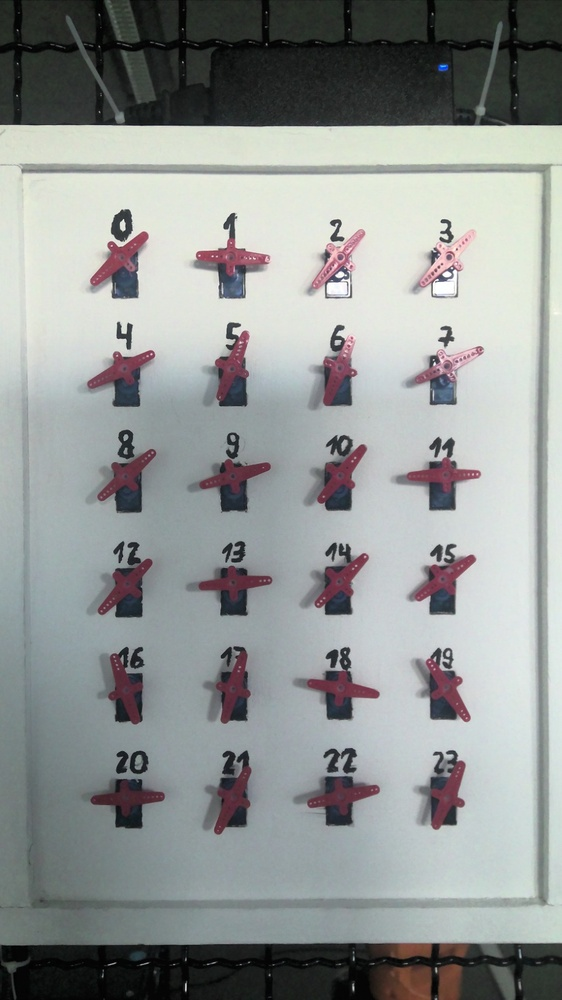
//> input picture example_1.jpg, 562 x 1000 px, shrunk from 900 x 1600 before the run
$ ./SearchForAngle   (built with g++ and OpenCV 4)
//> lines starting //> are read from the running program, lines starting //| are printed output that depends on the picture; after the words box and inside, x2 and y2 are one past the last pixel; in counts of white or black regions, pixels touching at a corner belong together
#include <opencv2/opencv.hpp>
#include <iostream>

using namespace cv;
using namespace std;

int main(int argc, char** argv) {

    // Lade das Bild
    Mat image = imread("/home/maximilian/10_WORKSPACE/01_Github/example_1.jpg", IMREAD_GRAYSCALE);
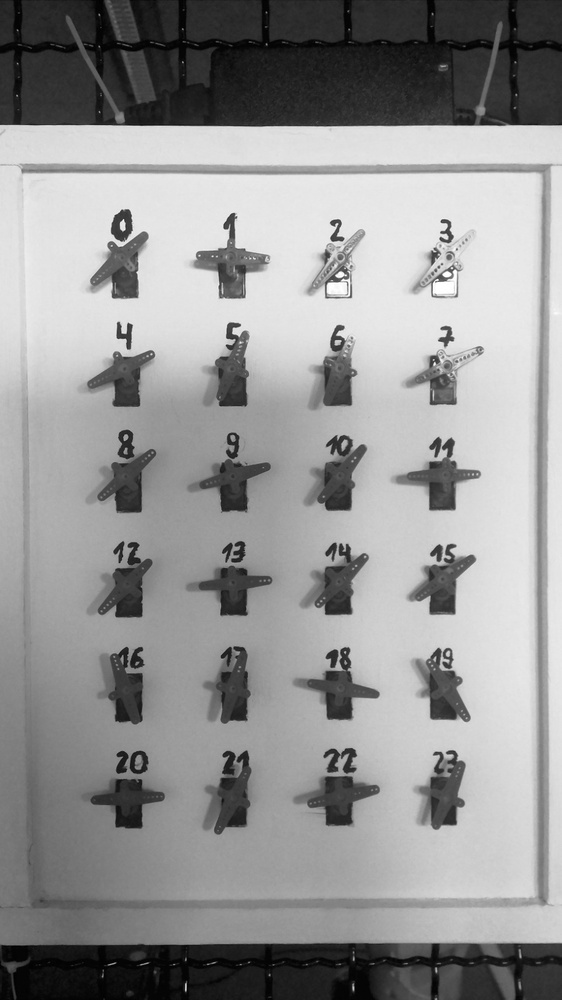
//> image: 1000 rows x 562 cols, CV_8UC1; min 0, max 255, mean 148.5

    // Überprüfen Sie, ob das Bild geladen wurde
    if (image.empty()) {
        cout << "Konnte das Bild nicht laden." << endl;
        return -1;
    }

    // Wandle das Bild in ein Binärbild um
    Mat binary;
    threshold(image, binary, 128, 255, THRESH_BINARY);
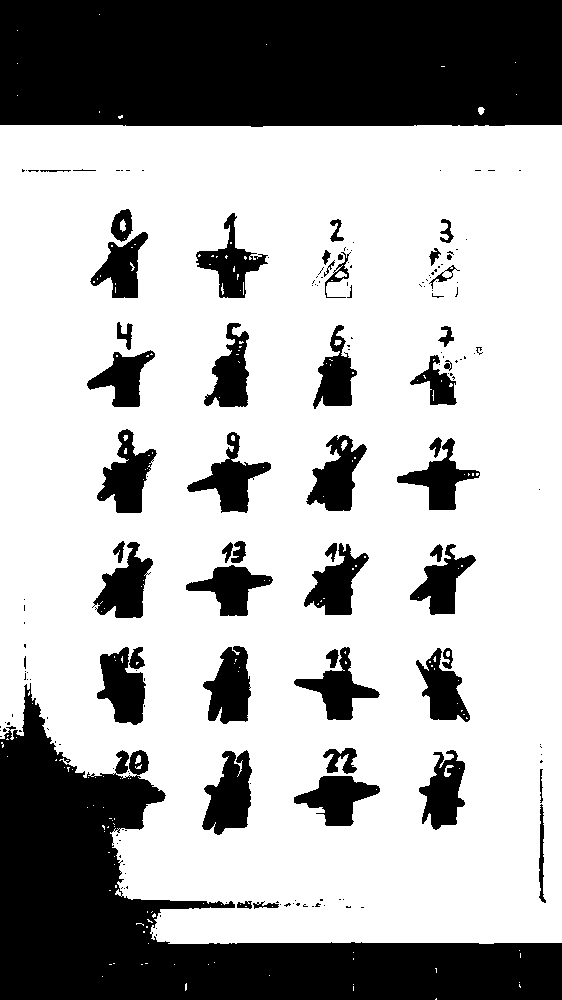
//> binary: 1000 rows x 562 cols, CV_8UC1; 68.1% white; 177 black regions (122 under 20 px), largest, box (x1, y1, x2, y2) and area: (0, 0, 562, 127) 70529, (0, 683, 562, 1000) 59254, (202, 750, 252, 835) 2711

    // Finde Linien im Binärbild
    vector<Vec2f> lines;
    HoughLines(binary, lines, 1, CV_PI/180, 100);
//> lines = 10175 lines (rho, theta), first 12: [136, 2.36], [132, 2.36], [134, 2.36], [209, 2.36], [139, 2.36], [467, 0.79], [206, 2.36], [465, 0.79], [462, 0.79], [211, 2.36], [284, 2.36], [286, 2.36]

    // Zeichne die Linien auf das Ursprungsbild
    Mat result = image.clone();
    for (size_t i = 0; i < lines.size(); i++) {
        float rho = lines[i][0], theta = lines[i][1];
        Point pt1, pt2;
        double a = cos(theta), b = sin(theta);
        double x0 = a * rho, y0 = b * rho;
        pt1.x = cvRound(x0 + 1000 * (-b));
        pt1.y = cvRound(y0 + 1000 * (a));
        pt2.x = cvRound(x0 - 1000 * (-b));
        pt2.y = cvRound(y0 - 1000 * (a));
        line(result, pt1, pt2, Scalar(255, 0, 0), 1, LINE_AA);
    }
//> this loop made 10175 passes
//> (rho, theta, a, x0, y0) on passes 1 to 3: (136, 2.36, -0.707, -96.17, 96.17), (132, 2.36, -0.707, -93.34, 93.34), (134, 2.36, -0.707, -94.75, 94.75)
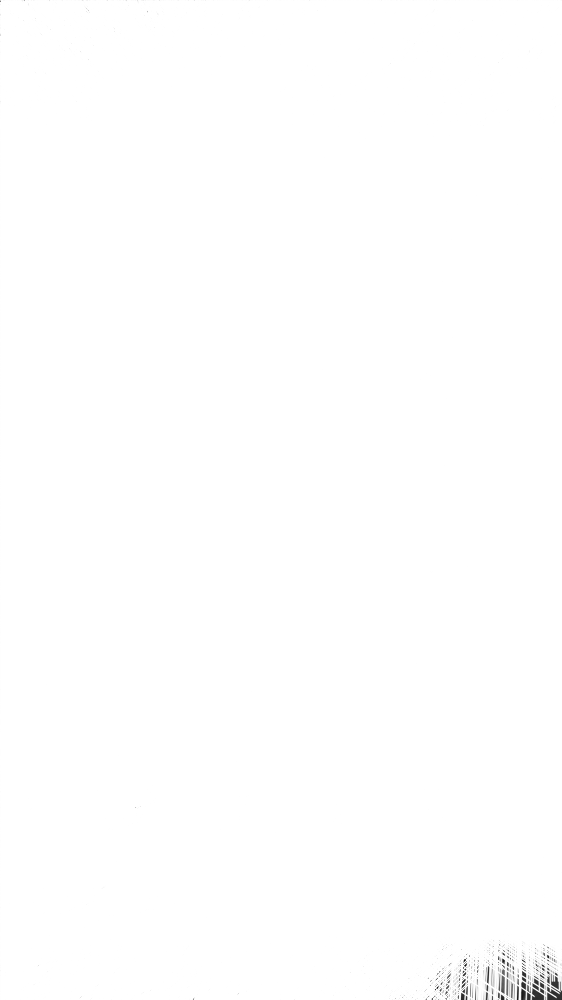
//> result: 1000 rows x 562 cols, CV_8UC1; min 15, max 255, mean 254.5

    // Berechne den Winkel jeder Linie
    for (size_t i = 0; i < lines.size(); i++) {
        float theta = lines[i][1];
        int angle = theta * 180 / CV_PI;
        cout << "Linie " << i << ": Winkel = " << angle << " Grad" << endl;
    }
//> this loop made 10175 passes
//> (theta, angle) on passes 1 to 3: (2.36, 135), (2.36, 135), (2.36, 135)
//| Linie 0: Winkel = 135 Grad
//| Linie 1: Winkel = 135 Grad
//| Linie 2: Winkel = 135 Grad
//| Linie 3: Winkel = 135 Grad
//| Linie 4: Winkel = 135 Grad
//| Linie 5: Winkel = 45 Grad
//| Linie 6: Winkel = 135 Grad
//| Linie 7: Winkel = 45 Grad
//> (output is shown up to pass 8 of 10175)

    // Zeige das Ergebnisbild an
    imshow("Result", result);
    waitKey(0);

    return 0;
}

$ run again, with example_2.jpg copied over example_1.jpg
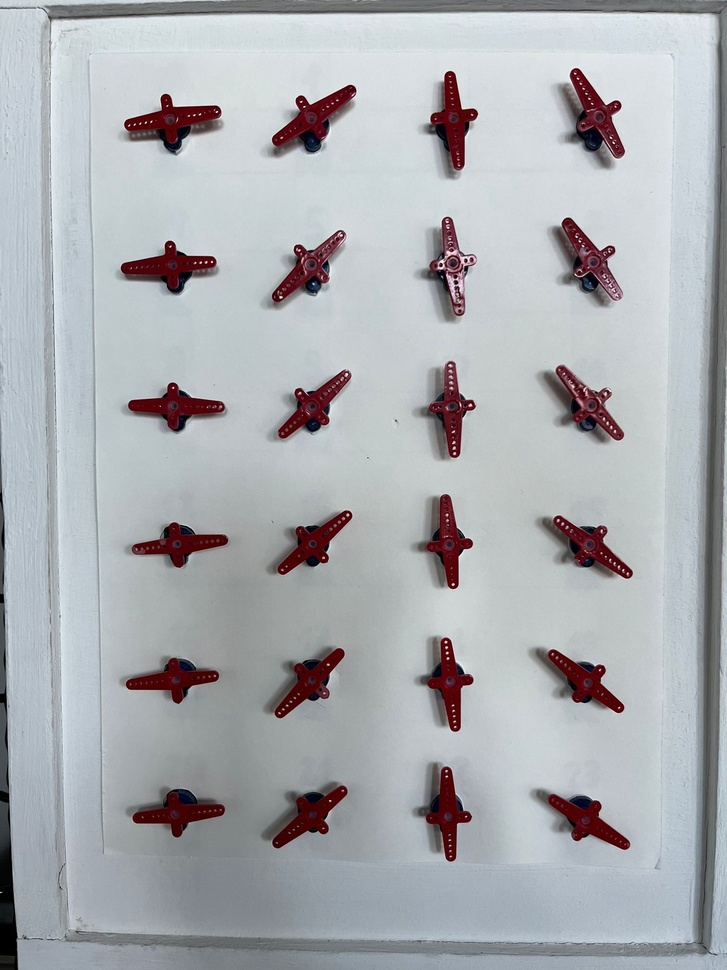
//> input picture example_2.jpg, 727 x 970 px, shrunk from 1536 x 2048 before the run
//> `Mat image = imread("/home/maximilian/10_WORKSPACE/01_Github/example_1...`:
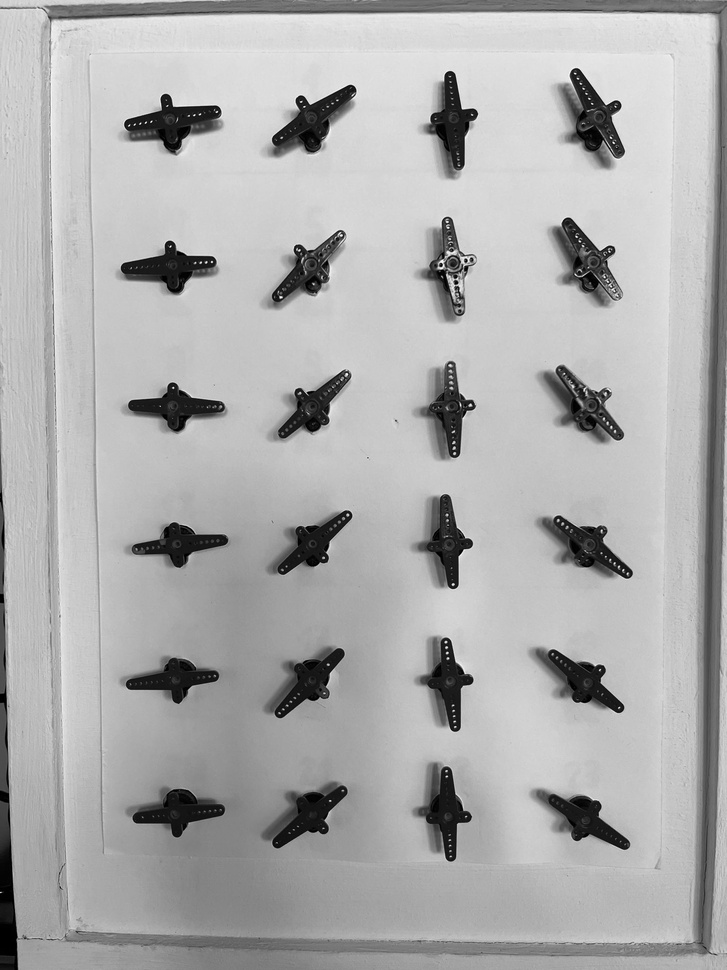
//> image: 970 rows x 727 cols, CV_8UC1; min 0, max 255, mean 173
//> `threshold(image, binary, 128, 255, THRESH_BINARY);`:
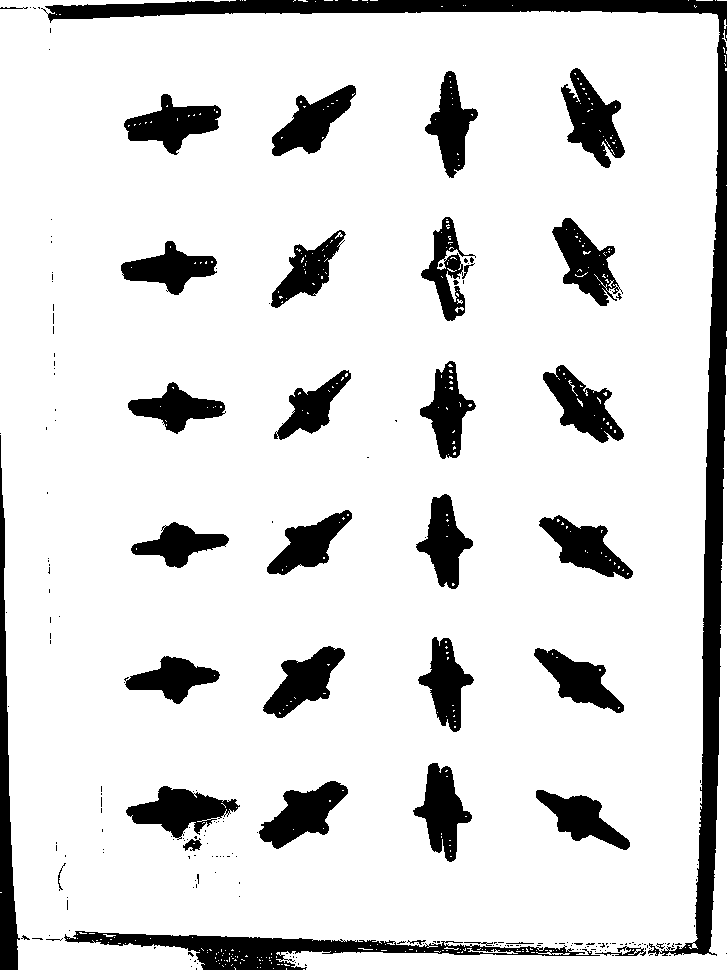
//> binary: 970 rows x 727 cols, CV_8UC1; 86.2% white; 214 black regions (177 under 20 px), largest, box (x1, y1, x2, y2) and area: (41, 0, 727, 956) 22615, (64, 931, 600, 970) 6727, (0, 435, 20, 970) 4336
//> lines = 12322 lines (rho, theta), first 12: [552, 0.79], [112, 2.36], [117, 2.36], [110, 2.36], [25, 2.36], [115, 2.36], [120, 2.36], [549, 0.79], [28, 2.36], [30, 2.36], [124, 2.36], [122, 2.36]
//> the loop `for (size_t i = 0; i < lines.size(); i++)` made 12322 passes
//> (rho, theta, a, x0, y0) on passes 1 to 3: (552, 0.785, 0.707, 390.3, 390.3), (112, 2.36, -0.707, -79.2, 79.2), (117, 2.36, -0.707, -82.73, 82.73)
//> the loop `for (size_t i = 0; i < lines.size(); i++)` made 12322 passes
//> (theta, angle) on passes 1 to 3: (0.785, 45), (2.36, 135), (2.36, 135)
//> (printed output is left out)

$ run again, with dunkel_1.jpg copied over example_1.jpg
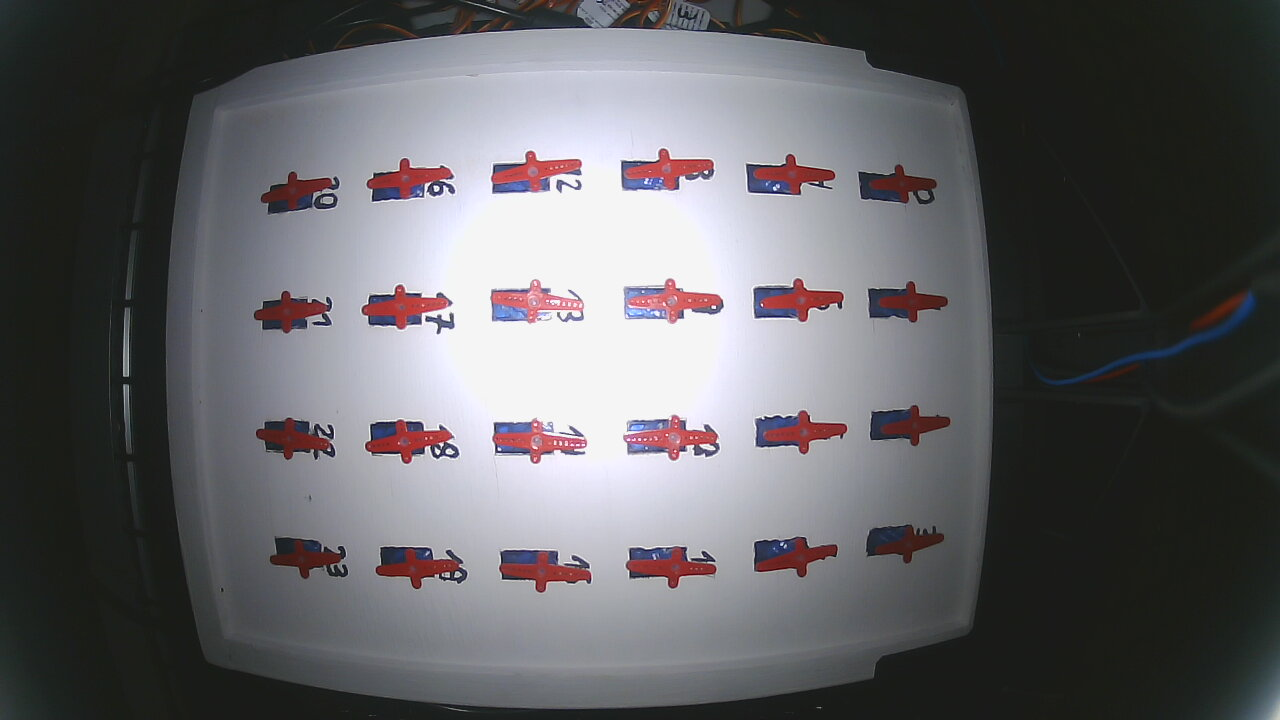
//> input picture dunkel_1.jpg, 1280 x 720 px
//> `threshold(image, binary, 128, 255, THRESH_BINARY);`:
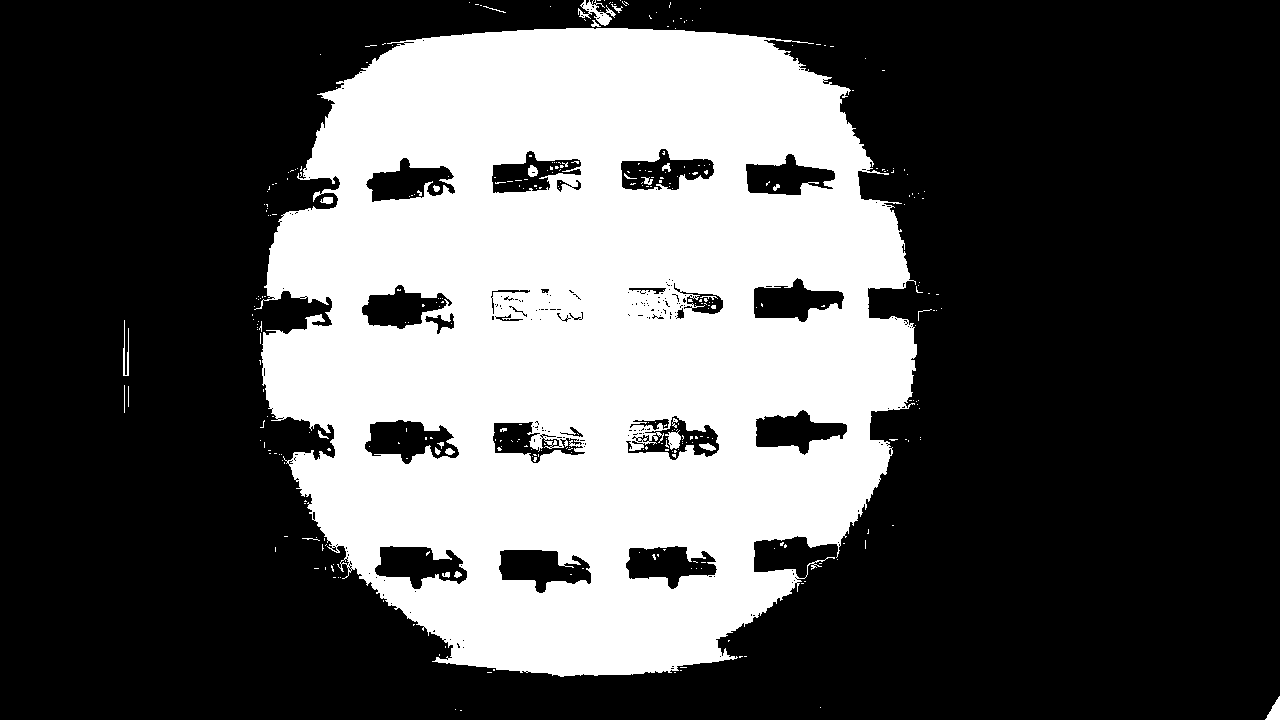
//> binary: 720 rows x 1280 cols, CV_8UC1; 33.3% white; 343 white regions (314 under 20 px), largest, box (x1, y1, x2, y2) and area: (254, 28, 917, 677) 303950, (578, 0, 616, 26) 383, (1265, 696, 1280, 720) 193
//> lines = 9182 lines (rho, theta), first 12: [646, 0.79], [639, 0.79], [-209, 2.36], [641, 0.79], [648, 0.79], [643, 0.79], [-211, 2.36], [-206, 2.36], [-204, 2.36], [636, 0.79], [-202, 2.36], [651, 0.79]
//> the loop `for (size_t i = 0; i < lines.size(); i++)` made 9182 passes
//> (rho, theta, a, x0, y0) on passes 1 to 3: (646, 0.785, 0.707, 456.8, 456.8), (639, 0.785, 0.707, 451.8, 451.8), (-209, 2.36, -0.707, 147.8, -147.8)
//> after the loop `for (size_t i = 0; i < lines.size(); i++)`:
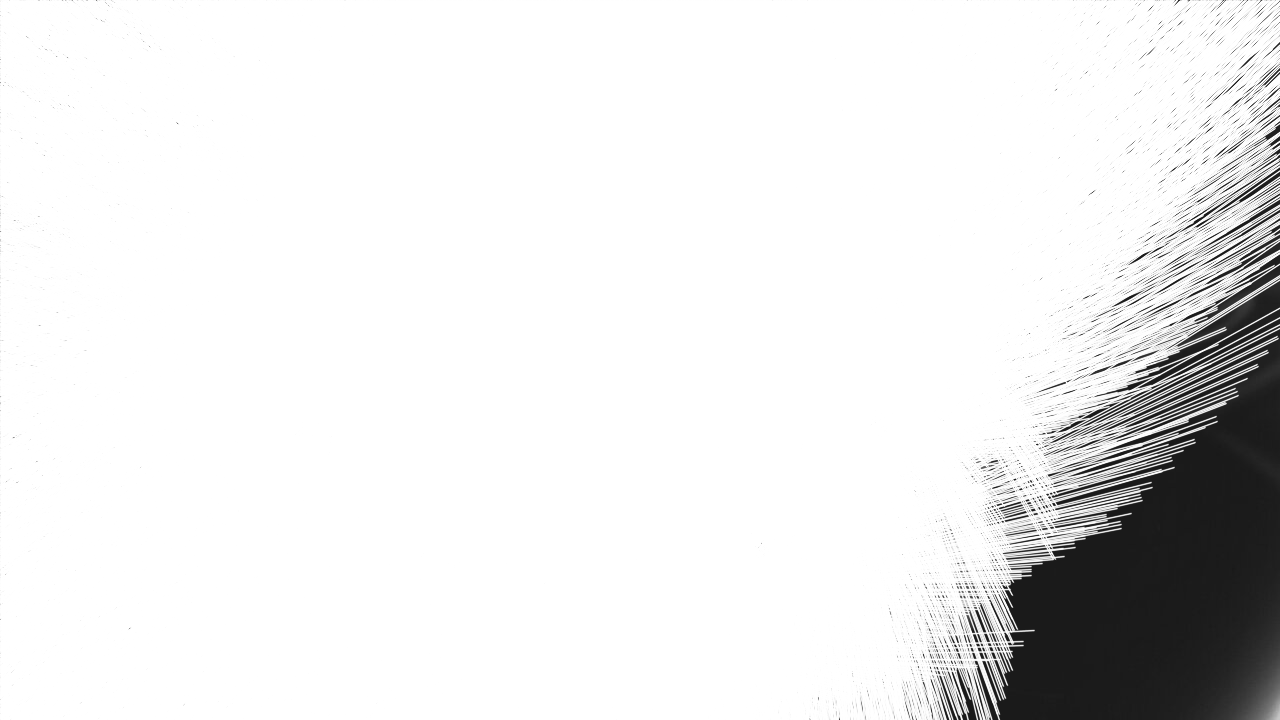
//> result: 720 rows x 1280 cols, CV_8UC1; min 25, max 255, mean 232.5
//> the loop `for (size_t i = 0; i < lines.size(); i++)` made 9182 passes
//> (theta, angle) on passes 1 to 3: (0.785, 45), (0.785, 45), (2.36, 135)
//> (printed output is left out)
